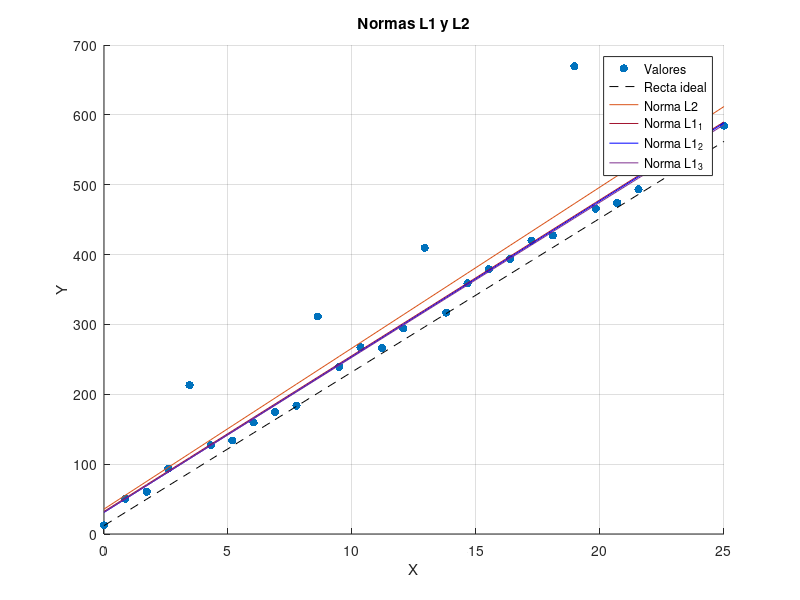

Write MATLAB code to recreate this figure.
m = 22;
b=12;
x=linspace(0,25,30);
y=m*x + b;

%crear números aleatorios
n=30;
R = [0 30];
z = rand(n,1)*range(R)+min(R);
z = z';
y_error = y+z;

%construcción de outliers

m=100;
y_error(5) = y_error(5)+m;
y_error(16) = y_error(16)+m;
y_error(11) = y_error(11)+m;
y_error(23) = y_error(29)+m;
y_error(29) = y_error(29)+m;

%Matriz de unos, valores de X
G=[ones(30,1) x'];

A=G'*G; % La transpuesta de una matriz es G' GTGM=GTd
B=inv(A); %Matriz inversa de A usar inv ----  M=(GT*G)^1*GTd
M=B*G'*(y_error)';  % Solucion de minimos cuadrados L2, una matriz que contiene la pendiente y el intercepto

yl2 = M(1)+M(2)*x'; %gráfica norma l2
r = y_error' - yl2; %residuales

%Norma L1_1 
R_1 = diag(1./(abs(r)))

ml1_1 = inv(G'*R_1*G)*G'*R_1*y_error';
yl1_1 = G*ml1_1;

r_2 =  y_error' - yl1_1;

%norma L1_2
R_2 = diag(1./(abs(r_2)))

ml1_2 = inv(G'*R_2*G)*G'*R_2*y_error';
yl1_2 = G*ml1_2;

r_3 =  y_error' - yl1_2;

%norma L1_3

R_3 = diag(1./(abs(r_3)))

ml1_3 = inv(G'*R_3*G)*G'*R_3*y_error';
yl1_3 = G*ml1_3;


scatter(x,y_error,'filled')
hold on
grid on
plot(x,y, '--k')
plot(x,yl2,'color', [0.8500 0.3250 0.0980])
plot(x,yl1_1, 'color', [0.6350 0.0780 0.1840])
plot(x,yl1_2, 'b')
plot(x,yl1_3, 'color', [0.4940 0.1840 0.5560])
ylabel('Y')
xlabel('X')
title('Normas L1 y L2')
legend('Valores','Recta ideal','Norma L2', 'Norma L1_1', 'Norma L1_2', 'Norma L1_3')